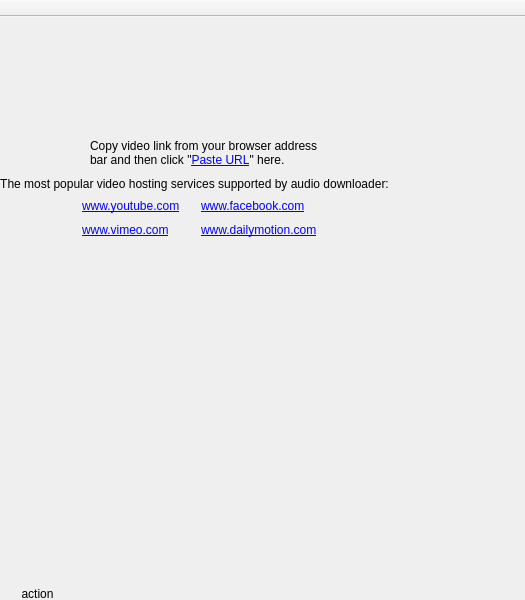
<?xml version="1.0" encoding="UTF-8"?>
<ui version="4.0">
 <class>MainView</class>
 <widget class="QMainWindow" name="MainView">
  <property name="geometry">
   <rect>
    <x>0</x>
    <y>0</y>
    <width>525</width>
    <height>600</height>
   </rect>
  </property>
  <property name="minimumSize">
   <size>
    <width>525</width>
    <height>400</height>
   </size>
  </property>
  <property name="windowTitle">
   <string>4k YouTube to MP3</string>
  </property>
  <property name="windowIcon">
   <iconset resource="../resource/image.qrc">
    <normaloff>:/image/application-icon</normaloff>:/image/application-icon</iconset>
  </property>
  <property name="unifiedTitleAndToolBarOnMac">
   <bool>true</bool>
  </property>
  <widget class="QWidget" name="centralWidget">
   <widget class="HoverListView" name="listView" native="true">
    <property name="geometry">
     <rect>
      <x>0</x>
      <y>0</y>
      <width>525</width>
      <height>100</height>
     </rect>
    </property>
    <property name="minimumSize">
     <size>
      <width>0</width>
      <height>100</height>
     </size>
    </property>
    <property name="mouseTracking">
     <bool>true</bool>
    </property>
    <property name="contextMenuPolicy">
     <enum>Qt::CustomContextMenu</enum>
    </property>
    <property name="dragEnabled" stdset="0">
     <bool>true</bool>
    </property>
    <property name="alternatingRowColors" stdset="0">
     <bool>true</bool>
    </property>
   </widget>
   <widget class="QWidget" name="greetingsWidget" native="true">
    <property name="geometry">
     <rect>
      <x>0</x>
      <y>100</y>
      <width>389</width>
      <height>122</height>
     </rect>
    </property>
    <layout class="QVBoxLayout" name="verticalLayout_2" stretch="1,0">
     <property name="spacing">
      <number>0</number>
     </property>
     <property name="margin">
      <number>0</number>
     </property>
     <item>
      <layout class="QHBoxLayout" name="horizontalLayout_2">
       <property name="spacing">
        <number>12</number>
       </property>
       <property name="topMargin">
        <number>12</number>
       </property>
       <item>
        <spacer name="horizontalSpacer">
         <property name="orientation">
          <enum>Qt::Horizontal</enum>
         </property>
         <property name="sizeHint" stdset="0">
          <size>
           <width>40</width>
           <height>20</height>
          </size>
         </property>
        </spacer>
       </item>
       <item>
        <widget class="QLabel" name="greetingsImageLabel">
         <property name="text">
          <string/>
         </property>
         <property name="pixmap">
          <pixmap resource="../resource/image.qrc">:/image/paste-url</pixmap>
         </property>
        </widget>
       </item>
       <item>
        <widget class="QLabel" name="greetingsLabel">
         <property name="text">
          <string>&lt;!DOCTYPE HTML PUBLIC &quot;-//W3C//DTD HTML 4.0//EN&quot; &quot;http://www.w3.org/TR/REC-html40/strict.dtd&quot;&gt;
&lt;html&gt;&lt;head&gt;&lt;meta name=&quot;qrichtext&quot; content=&quot;1&quot; /&gt;&lt;style type=&quot;text/css&quot;&gt;
p, li { white-space: pre-wrap; }
&lt;/style&gt;&lt;/head&gt;&lt;body style=&quot;&quot;&gt;
&lt;p style=&quot; margin-top:0px; margin-bottom:0px; margin-left:0px; margin-right:0px; -qt-block-indent:0; text-indent:0px;&quot;&gt;&lt;span style=&quot;&quot;&gt;Copy video link from your browser address&lt;/span&gt;&lt;/p&gt;
&lt;p style=&quot; margin-top:0px; margin-bottom:0px; margin-left:0px; margin-right:0px; -qt-block-indent:0; text-indent:0px;&quot;&gt;&lt;span style=&quot;&quot;&gt;bar and then click &amp;quot;&lt;/span&gt;&lt;a href=&quot;paste&quot;&gt;&lt;span style=&quot; text-decoration: underline; color:#0000ff;&quot;&gt;Paste URL&lt;/span&gt;&lt;/a&gt;&lt;span style=&quot;&quot;&gt;&amp;quot; here.&lt;/span&gt;&lt;/p&gt;&lt;/body&gt;&lt;/html&gt;</string>
         </property>
        </widget>
       </item>
       <item>
        <spacer name="horizontalSpacer_2">
         <property name="orientation">
          <enum>Qt::Horizontal</enum>
         </property>
         <property name="sizeHint" stdset="0">
          <size>
           <width>40</width>
           <height>20</height>
          </size>
         </property>
        </spacer>
       </item>
      </layout>
     </item>
     <item>
      <widget class="QWidget" name="linksWidget" native="true">
       <layout class="QVBoxLayout" name="verticalLayout_3">
        <property name="spacing">
         <number>0</number>
        </property>
        <property name="margin">
         <number>0</number>
        </property>
        <item>
         <layout class="QGridLayout" name="gridLayout">
          <property name="horizontalSpacing">
           <number>8</number>
          </property>
          <property name="verticalSpacing">
           <number>5</number>
          </property>
          <item row="0" column="0">
           <spacer name="horizontalSpacer_3">
            <property name="orientation">
             <enum>Qt::Horizontal</enum>
            </property>
            <property name="sizeHint" stdset="0">
             <size>
              <width>4</width>
              <height>4</height>
             </size>
            </property>
           </spacer>
          </item>
          <item row="0" column="1" colspan="4">
           <widget class="QLabel" name="linksTitleLabel">
            <property name="text">
             <string>The most popular video hosting services supported by audio downloader:</string>
            </property>
            <property name="alignment">
             <set>Qt::AlignCenter</set>
            </property>
            <property name="margin">
             <number>6</number>
            </property>
           </widget>
          </item>
          <item row="0" column="5">
           <spacer name="horizontalSpacer_4">
            <property name="orientation">
             <enum>Qt::Horizontal</enum>
            </property>
            <property name="sizeHint" stdset="0">
             <size>
              <width>4</width>
              <height>4</height>
             </size>
            </property>
           </spacer>
          </item>
          <item row="1" column="0">
           <spacer name="horizontalSpacer_5">
            <property name="orientation">
             <enum>Qt::Horizontal</enum>
            </property>
            <property name="sizeHint" stdset="0">
             <size>
              <width>4</width>
              <height>4</height>
             </size>
            </property>
           </spacer>
          </item>
          <item row="1" column="2">
           <widget class="QLabel" name="youtubeLabel">
            <property name="text">
             <string>&lt;table&gt;
  &lt;tr&gt;
    &lt;td valign=&quot;middle&quot;&gt;&lt;img src=&quot;:/image/service-youtube&quot; /&gt;&lt;/td&gt;
    &lt;td width=&quot;4&quot;&gt;&lt;/td&gt;
    &lt;td valign=&quot;middle&quot;&gt;&lt;a href=&quot;http://www.youtube.com/&quot;&gt;www.youtube.com&lt;/a&gt;&lt;/td&gt;
  &lt;/tr&gt;
&lt;/table&gt;
</string>
            </property>
           </widget>
          </item>
          <item row="1" column="3">
           <widget class="QLabel" name="facebookLabel">
            <property name="text">
             <string>&lt;table&gt;
  &lt;tr&gt;
    &lt;td valign=&quot;middle&quot;&gt;&lt;img src=&quot;:/image/service-facebook&quot; /&gt;&lt;/td&gt;
    &lt;td width=&quot;4&quot;&gt;&lt;/td&gt;
    &lt;td valign=&quot;middle&quot;&gt;&lt;a href=&quot;http://www.facebook.com/&quot;&gt;www.facebook.com&lt;/a&gt;&lt;/td&gt;
  &lt;/tr&gt;
&lt;/table&gt;
</string>
            </property>
           </widget>
          </item>
          <item row="1" column="5">
           <spacer name="horizontalSpacer_6">
            <property name="orientation">
             <enum>Qt::Horizontal</enum>
            </property>
            <property name="sizeHint" stdset="0">
             <size>
              <width>4</width>
              <height>4</height>
             </size>
            </property>
           </spacer>
          </item>
          <item row="2" column="0">
           <spacer name="horizontalSpacer_7">
            <property name="orientation">
             <enum>Qt::Horizontal</enum>
            </property>
            <property name="sizeHint" stdset="0">
             <size>
              <width>4</width>
              <height>4</height>
             </size>
            </property>
           </spacer>
          </item>
          <item row="2" column="2">
           <widget class="QLabel" name="vimeoLabel">
            <property name="text">
             <string>&lt;table&gt;
  &lt;tr&gt;
    &lt;td valign=&quot;middle&quot;&gt;&lt;img src=&quot;:/image/service-vimeo&quot; /&gt;&lt;/td&gt;
    &lt;td width=&quot;4&quot;&gt;&lt;/td&gt;
    &lt;td valign=&quot;middle&quot;&gt;&lt;a href=&quot;http://www.vimeo.com/&quot;&gt;www.vimeo.com&lt;/a&gt;&lt;/td&gt;
  &lt;/tr&gt;
&lt;/table&gt;
</string>
            </property>
           </widget>
          </item>
          <item row="2" column="3">
           <widget class="QLabel" name="dailymotionLabel">
            <property name="text">
             <string>&lt;table&gt;
  &lt;tr&gt;
    &lt;td valign=&quot;middle&quot;&gt;&lt;img src=&quot;:/image/service-dailymotion&quot; /&gt;&lt;/td&gt;
    &lt;td width=&quot;4&quot;&gt;&lt;/td&gt;
    &lt;td valign=&quot;middle&quot;&gt;&lt;a href=&quot;http://www.dailymotion.com/&quot;&gt;www.dailymotion.com&lt;/a&gt;&lt;/td&gt;
  &lt;/tr&gt;
&lt;/table&gt;
</string>
            </property>
           </widget>
          </item>
          <item row="2" column="5">
           <spacer name="horizontalSpacer_8">
            <property name="orientation">
             <enum>Qt::Horizontal</enum>
            </property>
            <property name="sizeHint" stdset="0">
             <size>
              <width>4</width>
              <height>4</height>
             </size>
            </property>
           </spacer>
          </item>
          <item row="1" column="1">
           <spacer name="horizontalSpacer_9">
            <property name="orientation">
             <enum>Qt::Horizontal</enum>
            </property>
            <property name="sizeHint" stdset="0">
             <size>
              <width>40</width>
              <height>20</height>
             </size>
            </property>
           </spacer>
          </item>
          <item row="1" column="4">
           <spacer name="horizontalSpacer_10">
            <property name="orientation">
             <enum>Qt::Horizontal</enum>
            </property>
            <property name="sizeHint" stdset="0">
             <size>
              <width>40</width>
              <height>20</height>
             </size>
            </property>
           </spacer>
          </item>
         </layout>
        </item>
       </layout>
      </widget>
     </item>
    </layout>
   </widget>
   <widget class="ExtendedButton" name="btnRemove">
    <property name="geometry">
     <rect>
      <x>0</x>
      <y>541</y>
      <width>28</width>
      <height>24</height>
     </rect>
    </property>
    <property name="sizePolicy">
     <sizepolicy hsizetype="Fixed" vsizetype="Fixed">
      <horstretch>0</horstretch>
      <verstretch>0</verstretch>
     </sizepolicy>
    </property>
    <property name="focusPolicy">
     <enum>Qt::NoFocus</enum>
    </property>
    <property name="text">
     <string/>
    </property>
    <property name="icon">
     <iconset resource="../resource/image.qrc">
      <normaloff>:/image/item-remove</normaloff>:/image/item-remove</iconset>
    </property>
    <property name="flat">
     <bool>true</bool>
    </property>
    <property name="normalOpacity" stdset="0">
     <number>10</number>
    </property>
    <property name="hoveredOpacity" stdset="0">
     <number>50</number>
    </property>
    <property name="pressedOpacity" stdset="0">
     <number>75</number>
    </property>
   </widget>
   <widget class="ExtendedButton" name="btnAction">
    <property name="geometry">
     <rect>
      <x>0</x>
      <y>565</y>
      <width>75</width>
      <height>23</height>
     </rect>
    </property>
    <property name="sizePolicy">
     <sizepolicy hsizetype="Fixed" vsizetype="Fixed">
      <horstretch>0</horstretch>
      <verstretch>0</verstretch>
     </sizepolicy>
    </property>
    <property name="focusPolicy">
     <enum>Qt::NoFocus</enum>
    </property>
    <property name="text">
     <string>action</string>
    </property>
    <property name="flat">
     <bool>true</bool>
    </property>
    <property name="horizontalPadding" stdset="0">
     <number>0</number>
    </property>
    <property name="verticalPadding" stdset="0">
     <number>0</number>
    </property>
    <property name="normalOpacity" stdset="0">
     <number>10</number>
    </property>
    <property name="hoveredOpacity" stdset="0">
     <number>50</number>
    </property>
    <property name="pressedOpacity" stdset="0">
     <number>75</number>
    </property>
   </widget>
  </widget>
  <widget class="QToolBar" name="toolBar">
   <property name="windowTitle">
    <string>toolBar</string>
   </property>
   <property name="movable">
    <bool>false</bool>
   </property>
   <property name="allowedAreas">
    <set>Qt::AllToolBarAreas</set>
   </property>
   <property name="iconSize">
    <size>
     <width>32</width>
     <height>32</height>
    </size>
   </property>
   <property name="toolButtonStyle">
    <enum>Qt::ToolButtonTextUnderIcon</enum>
   </property>
   <property name="floatable">
    <bool>false</bool>
   </property>
   <attribute name="toolBarArea">
    <enum>TopToolBarArea</enum>
   </attribute>
   <attribute name="toolBarBreak">
    <bool>false</bool>
   </attribute>
  </widget>
 </widget>
 <customwidgets>
  <customwidget>
   <class>HoverListView</class>
   <extends>QWidget</extends>
   <header>hoverlistview.h</header>
  </customwidget>
  <customwidget>
   <class>ExtendedButton</class>
   <extends>QPushButton</extends>
   <header>extendedbutton.h</header>
  </customwidget>
 </customwidgets>
 <resources>
  <include location="../resource/image.qrc"/>
 </resources>
 <connections/>
</ui>
